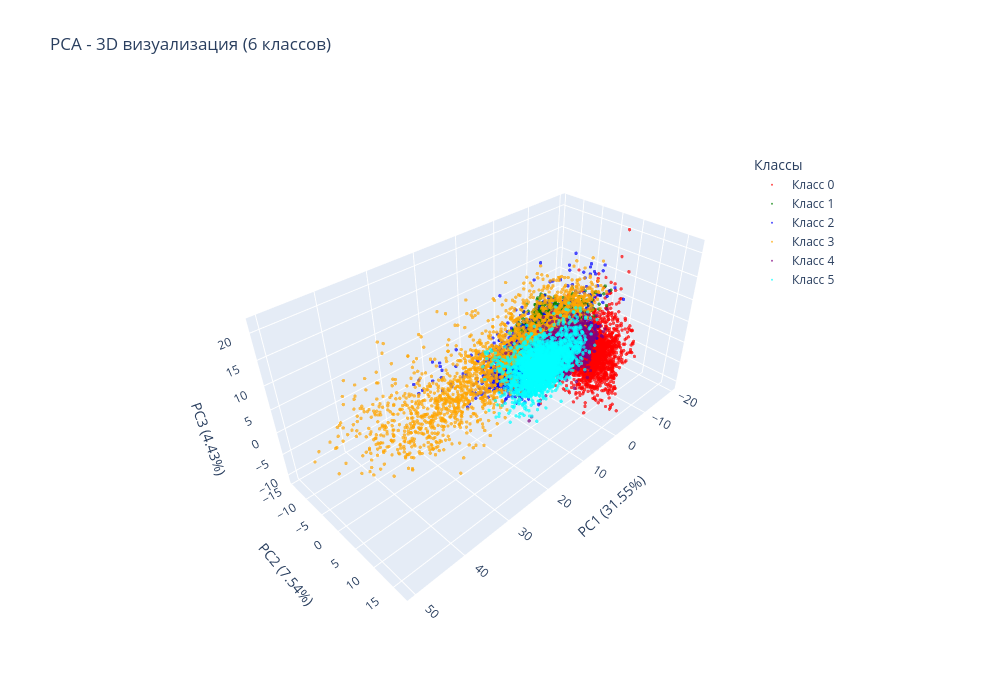
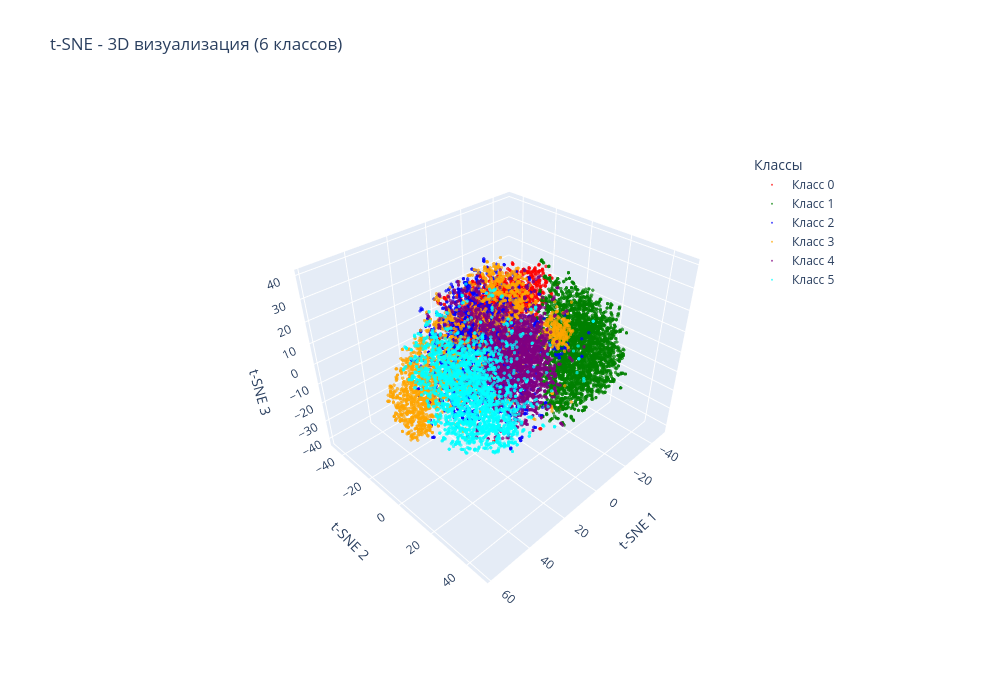

The cell these charts' notebook holds for them, in order:
### Code cell
# Выбор оптимальных признаков
num_of_features = len(file["optimal_features"])
# num_of_features = 50
features = file["optimal_features"][:num_of_features]
new_X = X[features]


scaler = StandardScaler()
X_scaled = scaler.fit_transform(new_X)

print(f"Размерность данных: {X_scaled.shape}")
print(f"Уникальные классы: {np.unique(y)}")

# Определяем количество уникальных классов
unique_classes = np.unique(y)
n_classes = len(unique_classes)


colors = ['red', 'green', 'blue', 'orange', 'purple', 'cyan', 'magenta', 'yellow', 'brown', 'pink']

# PCA
pca = PCA(n_components=3)
X_pca = pca.fit_transform(X_scaled)
print(f"PCA завершен. Объясненная дисперсия: {pca.explained_variance_ratio_.sum():.3f}")

# t-SNE
# tsne = TSNE(n_components=3, random_state=42, perplexity=30, n_iter=1000)
# X_tsne = tsne.fit_transform(X_scaled)
print("t-SNE завершен")

def create_3d_plot(X_transformed, y, method_name, colors_list, feature_names=None):
    fig = go.Figure()
    
    for i, class_val in enumerate(unique_classes):
        class_indices = y == class_val
        
        fig.add_trace(go.Scatter3d(
            x=X_transformed[class_indices, 0],
            y=X_transformed[class_indices, 1],
            z=X_transformed[class_indices, 2],
            mode='markers',
            marker=dict(
                size=2,
                color=colors_list[i % len(colors_list)],
                opacity=0.7,
                line=dict(width=0)
            ),
            name=f'Класс {class_val}'
        ))
    
    if feature_names:
        x_title, y_title, z_title = feature_names
    else:
        x_title, y_title, z_title = 'PC1', 'PC2', 'PC3'
    
    fig.update_layout(
        title=f'{method_name} - 3D визуализация ({n_classes} классов)',
        scene=dict(
            xaxis_title=x_title,
            yaxis_title=y_title,
            zaxis_title=z_title,
            camera=dict(
                eye=dict(x=1.5, y=1.5, z=1.5)
            )
        ),
        legend=dict(
            title='Классы',
            x=0.8,
            y=0.9,
            bgcolor='rgba(255, 255, 255, 0.8)'
        ),
        width=1000,
        height=700,
        hovermode='closest'
    )
    
    return fig

fig_pca = create_3d_plot(
    X_pca, 
    y, 
    'PCA', 
    colors, 
    feature_names=[f'PC1 ({pca.explained_variance_ratio_[0]:.2%})', 
                   f'PC2 ({pca.explained_variance_ratio_[1]:.2%})', 
                   f'PC3 ({pca.explained_variance_ratio_[2]:.2%})']
)

fig_tsne = create_3d_plot(
    X_tsne, 
    y, 
    't-SNE', 
    colors, 
    feature_names=['t-SNE 1', 't-SNE 2', 't-SNE 3']
)

fig_pca.show()
fig_tsne.show()

# Дополнительно: статистика по классам
print("\nСтатистика по классам:")
for class_val in unique_classes:
    count = np.sum(y == class_val)
    print(f"Класс {class_val}: {count} samples")

### Figure 1 — Plotly figure (JSON) as saved in the notebook; plotly's stock layout.template omitted (floating-point values rounded to 4 significant figures; data arrays with more than 128 entries replaced by an {"elided": "..."} marker saying what was removed)
{"data": [{"marker": {"color": "red", "line": {"width": 0}, "opacity": 0.7, "size": 2}, "mode": "markers", "name": "Класс 0", "type": "scatter3d", "x": {"elided": "2381 float values"}, "y": {"elided": "2381 float values"}, "z": {"elided": "2381 float values"}}, {"marker": {"color": "green", "line": {"width": 0}, "opacity": 0.7, "size": 2}, "mode": "markers", "name": "Класс 1", "type": "scatter3d", "x": {"elided": "3797 float values"}, "y": {"elided": "3797 float values"}, "z": {"elided": "3797 float values"}}, {"marker": {"color": "blue", "line": {"width": 0}, "opacity": 0.7, "size": 2}, "mode": "markers", "name": "Класс 2", "type": "scatter3d", "x": {"elided": "2572 float values"}, "y": {"elided": "2572 float values"}, "z": {"elided": "2572 float values"}}, {"marker": {"color": "orange", "line": {"width": 0}, "opacity": 0.7, "size": 2}, "mode": "markers", "name": "Класс 3", "type": "scatter3d", "x": {"elided": "2474 float values"}, "y": {"elided": "2474 float values"}, "z": {"elided": "2474 float values"}}, {"marker": {"color": "purple", "line": {"width": 0}, "opacity": 0.7, "size": 2}, "mode": "markers", "name": "Класс 4", "type": "scatter3d", "x": {"elided": "2747 float values"}, "y": {"elided": "2747 float values"}, "z": {"elided": "2747 float values"}}, {"marker": {"color": "cyan", "line": {"width": 0}, "opacity": 0.7, "size": 2}, "mode": "markers", "name": "Класс 5", "type": "scatter3d", "x": {"elided": "2668 float values"}, "y": {"elided": "2668 float values"}, "z": {"elided": "2668 float values"}}], "layout": {"height": 700, "hovermode": "closest", "legend": {"bgcolor": "rgba(255, 255, 255, 0.8)", "title": {"text": "Классы"}, "x": 0.8, "y": 0.9}, "scene": {"camera": {"eye": {"x": 1.5, "y": 1.5, "z": 1.5}}, "xaxis": {"title": {"text": "PC1 (31.55%)"}}, "yaxis": {"title": {"text": "PC2 (7.54%)"}}, "zaxis": {"title": {"text": "PC3 (4.43%)"}}}, "title": {"text": "PCA - 3D визуализация (6 классов)"}, "width": 1000}}

### Figure 2 — Plotly figure (JSON) as saved in the notebook; plotly's stock layout.template omitted (floating-point values rounded to 4 significant figures; data arrays with more than 128 entries replaced by an {"elided": "..."} marker saying what was removed)
{"data": [{"marker": {"color": "red", "line": {"width": 0}, "opacity": 0.7, "size": 2}, "mode": "markers", "name": "Класс 0", "type": "scatter3d", "x": {"elided": "2381 float values"}, "y": {"elided": "2381 float values"}, "z": {"elided": "2381 float values"}}, {"marker": {"color": "green", "line": {"width": 0}, "opacity": 0.7, "size": 2}, "mode": "markers", "name": "Класс 1", "type": "scatter3d", "x": {"elided": "3797 float values"}, "y": {"elided": "3797 float values"}, "z": {"elided": "3797 float values"}}, {"marker": {"color": "blue", "line": {"width": 0}, "opacity": 0.7, "size": 2}, "mode": "markers", "name": "Класс 2", "type": "scatter3d", "x": {"elided": "2572 float values"}, "y": {"elided": "2572 float values"}, "z": {"elided": "2572 float values"}}, {"marker": {"color": "orange", "line": {"width": 0}, "opacity": 0.7, "size": 2}, "mode": "markers", "name": "Класс 3", "type": "scatter3d", "x": {"elided": "2474 float values"}, "y": {"elided": "2474 float values"}, "z": {"elided": "2474 float values"}}, {"marker": {"color": "purple", "line": {"width": 0}, "opacity": 0.7, "size": 2}, "mode": "markers", "name": "Класс 4", "type": "scatter3d", "x": {"elided": "2747 float values"}, "y": {"elided": "2747 float values"}, "z": {"elided": "2747 float values"}}, {"marker": {"color": "cyan", "line": {"width": 0}, "opacity": 0.7, "size": 2}, "mode": "markers", "name": "Класс 5", "type": "scatter3d", "x": {"elided": "2668 float values"}, "y": {"elided": "2668 float values"}, "z": {"elided": "2668 float values"}}], "layout": {"height": 700, "hovermode": "closest", "legend": {"bgcolor": "rgba(255, 255, 255, 0.8)", "title": {"text": "Классы"}, "x": 0.8, "y": 0.9}, "scene": {"camera": {"eye": {"x": 1.5, "y": 1.5, "z": 1.5}}, "xaxis": {"title": {"text": "t-SNE 1"}}, "yaxis": {"title": {"text": "t-SNE 2"}}, "zaxis": {"title": {"text": "t-SNE 3"}}}, "title": {"text": "t-SNE - 3D визуализация (6 классов)"}, "width": 1000}}
